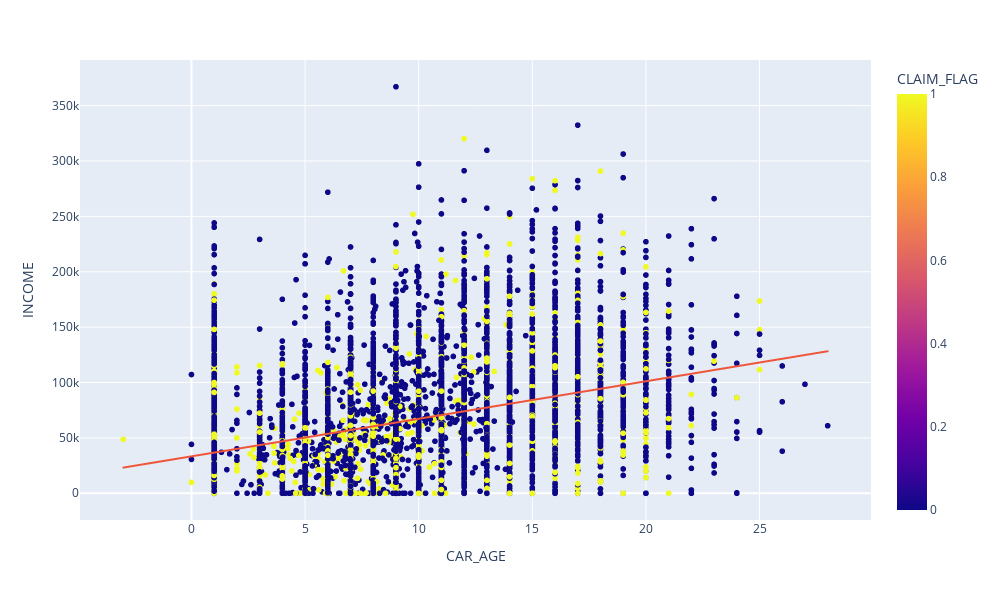

This figure's notebook cell:
### Markdown cell above
### Car Age / Income / Claim / OCCUPATION

### Code cell
plt.figure(figsize=(30,30))

fig = px.scatter(df, x='CAR_AGE', y='INCOME', color='CLAIM_FLAG', trendline='ols',
                height=600, width=1000)

fig.show()

### Figure 1 — Plotly figure (JSON) as saved in the notebook; plotly's stock layout.template omitted (floating-point values rounded to 4 significant figures; data arrays with more than 128 entries replaced by an {"elided": "..."} marker saying what was removed)
{"data": [{"hovertemplate": "CAR_AGE=%{x}<br>INCOME=%{y}<br>CLAIM_FLAG=%{marker.color}<extra></extra>", "legendgroup": "", "marker": {"color": {"elided": "10302 int values"}, "coloraxis": "coloraxis", "symbol": "circle"}, "mode": "markers", "name": "", "showlegend": false, "type": "scattergl", "x": {"elided": "10302 float values"}, "xaxis": "x", "y": {"elided": "10302 float values"}, "yaxis": "y"}, {"hovertemplate": "<b>OLS trendline</b><br>INCOME = 3389.04 * CAR_AGE + 33317.2<br>R<sup>2</sup>=0.164684<br><br>CAR_AGE=%{x}<br>INCOME=%{y} <b>(trend)</b><extra></extra>", "legendgroup": "", "marker": {"symbol": "circle"}, "mode": "lines", "name": "", "showlegend": false, "type": "scattergl", "x": {"elided": "10302 float values"}, "xaxis": "x", "y": {"elided": "10302 float values"}, "yaxis": "y"}], "layout": {"coloraxis": {"colorbar": {"title": {"text": "CLAIM_FLAG"}}, "colorscale": [[0, "#0d0887"], [0.1111, "#46039f"], [0.2222, "#7201a8"], [0.3333, "#9c179e"], [0.4444, "#bd3786"], [0.5556, "#d8576b"], [0.6667, "#ed7953"], [0.7778, "#fb9f3a"], [0.8889, "#fdca26"], [1, "#f0f921"]]}, "height": 600, "legend": {"tracegroupgap": 0}, "margin": {"t": 60}, "width": 1000, "xaxis": {"anchor": "y", "domain": [0, 1], "title": {"text": "CAR_AGE"}}, "yaxis": {"anchor": "x", "domain": [0, 1], "title": {"text": "INCOME"}}}}
